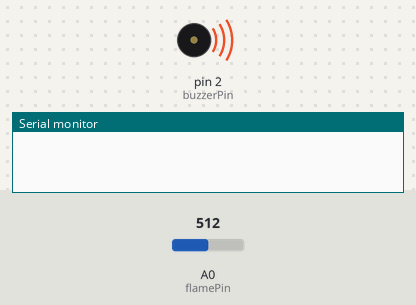
The sketch below on a simulated Arduino Uno, built with avr-gcc and run on an emulated ATmega328P. Shown: buzzer (waves = sounding, pin HIGH), the last lines printed to the serial monitor. The inputs (shaded band) are chosen by the test bench; at power-on: A0 (flamePin) = 512.

Above: at 0.1 s.
1.4 s: A0 (flamePin) set to 311
4.4 s: A0 (flamePin) set to 283
At 4.88 s:
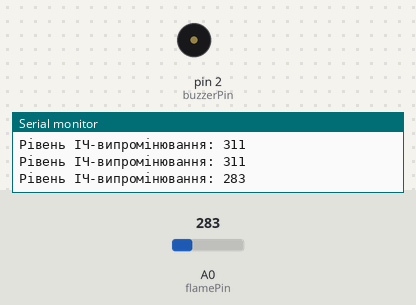
Timing chart, 0 to 13.4 s (numbered marks = the images above; inputs shaded):
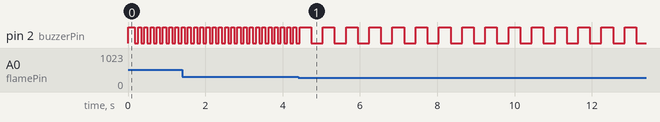

The sketch:

FlameSensorWithBuzzer.ino
```cpp
// ініціалізація змінних з номером піна
// Датчик YS-17 через резистор 10 кОм
// Датчик полум'я
const int flamePin = A0;
// Активний зумер
const int buzzerPin = 2;

// Налаштування порогів чутливості
// Початок задимлення / вогонь далеко
const int thresholdLow = 100;
// Пряме полум'я близько
const int thresholdHigh = 300;

void setup() {
  Serial.begin(9600);
  pinMode(buzzerPin, OUTPUT);

  // Тестовий гудок при ввімкненні, щоб перевірити зумер
  digitalWrite(buzzerPin, HIGH);
  delay(100);
  digitalWrite(buzzerPin, LOW);
}

void loop() {
  int flameValue = analogRead(flamePin); // Зчитуємо дані з датчика YS-17

  Serial.print("Рівень ІЧ-випромінювання: ");
  Serial.println(flameValue);

  // Випадок 1: КРИТИЧНА НЕБЕЗПЕКА (Вогонь дуже близько)
  if (flameValue > thresholdHigh) {
    // Швидке переривчасте пищання
    digitalWrite(buzzerPin, HIGH);
    delay(80);
    digitalWrite(buzzerPin, LOW);
    delay(80);
  }
  // Випадок 2: ПОПЕРЕДЖЕННЯ (Слабкий вогонь або фіксація на відстані)
  else if (flameValue > thresholdLow) {
    // Повільне переривчасте пищання
    digitalWrite(buzzerPin, HIGH);
    delay(300);
    digitalWrite(buzzerPin, LOW);
    delay(300);
  }
  // Випадок 3: ВСЕ БЕЗПЕЧНО
  else {
    digitalWrite(buzzerPin, LOW);  // Гарантовано вимикаємо зумер
    delay(150);                    // Невелика пауза між опитуваннями
  }
}
```

Measured:
- the behaviour switches between 301 and 300 on A0 (flamePin) (found by bisection; images 0 and 1)
- after the input at 4.4 s, pin 2 (buzzerPin): alternates HIGH for 0.30 s and LOW for 0.30 s, starting after 0.34 s
- by itself, pin 2 (buzzerPin): alternates HIGH for 0.08 s and LOW for 0.08 s
